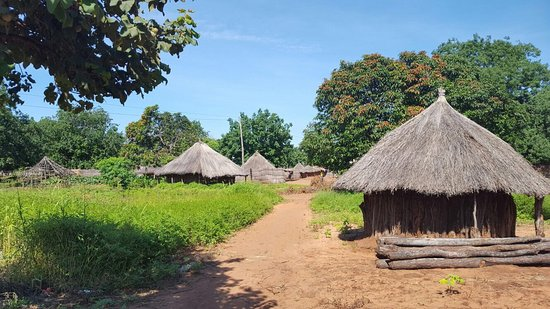
#> input picture opencv/Basics/photo1.jpg, 550 x 309 px
$ python 7_flip.py
#> lines starting #> are read from the running program, lines starting #| are printed output that depends on the picture
# flip

import numpy as np
import argparse
import cv2

# Consturct the argument parse and parse the arguments
ap = argparse.ArgumentParser()
ap.add_argument("-i", "--image", type=str, default="photo1.jpg", help = "path to the input image")
args = vars(ap.parse_args())

image = cv2.imread(args['image'])
#> image is the input picture: shape (309, 550, 3); mean B, G, R 114.3, 127.3, 118.4
image = cv2.resize(image, (500, 300))
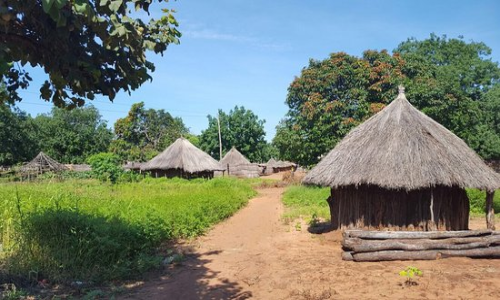
#> image: shape (300, 500, 3); mean B, G, R 114.2, 127.2, 118.3
cv2.imshow("Original", image)


h_flipped = cv2.flip(image, 1) #{1:horizontal, 0: veritical, -1 : both horizontal and vertical}
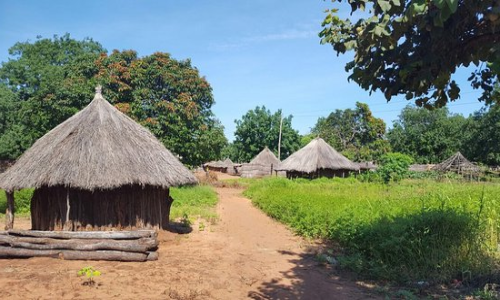
#> h_flipped: shape (300, 500, 3); mean B, G, R 114.2, 127.2, 118.3
cv2.imshow("Horizontal Flip", h_flipped)

v_flipped = cv2.flip(image, 0) #{1:horizontal, 0: veritical, -1 : both horizontal and vertical}
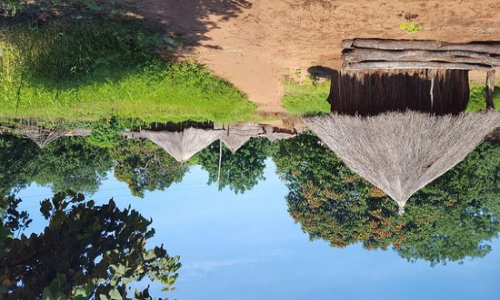
#> v_flipped: shape (300, 500, 3); mean B, G, R 114.2, 127.2, 118.3
cv2.imshow("Vertical Flip", v_flipped)

hv_flipped = cv2.flip(image, -1) #{1:horizontal, 0: veritical, -1 : both horizontal and vertical}
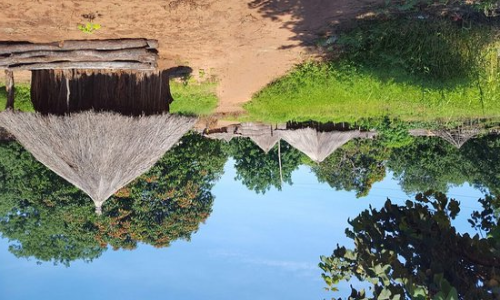
#> hv_flipped: shape (300, 500, 3); mean B, G, R 114.2, 127.2, 118.3
cv2.imshow("Both h and v Flip", hv_flipped)

cv2.waitKey(0)
